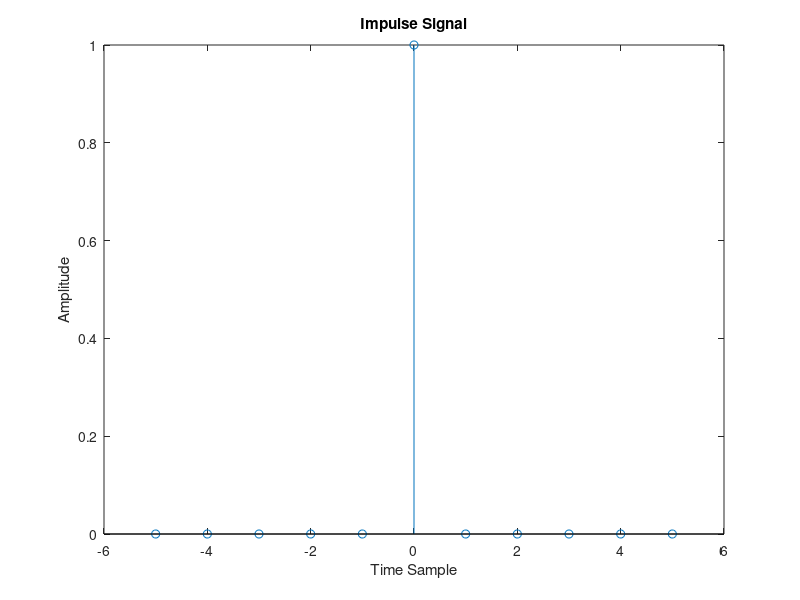

MATLAB code to generate this figure:
n = -5:5;
delta_n =[ zeros(1,5) 1 zeros(1,5)];

stem(n,delta_n);
xlabel('Time Sample');
ylabel('Amplitude')\title('Impulse Signal');
